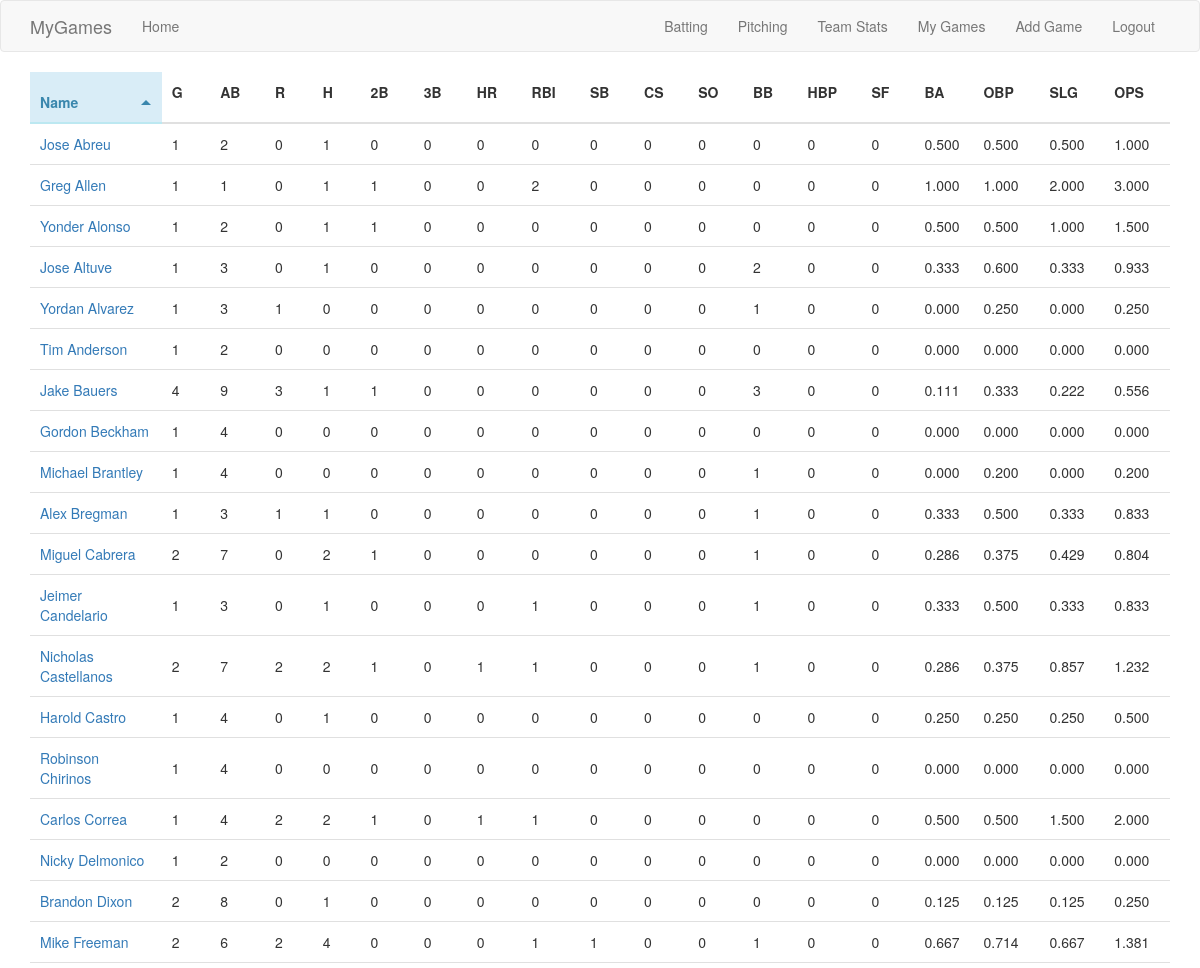
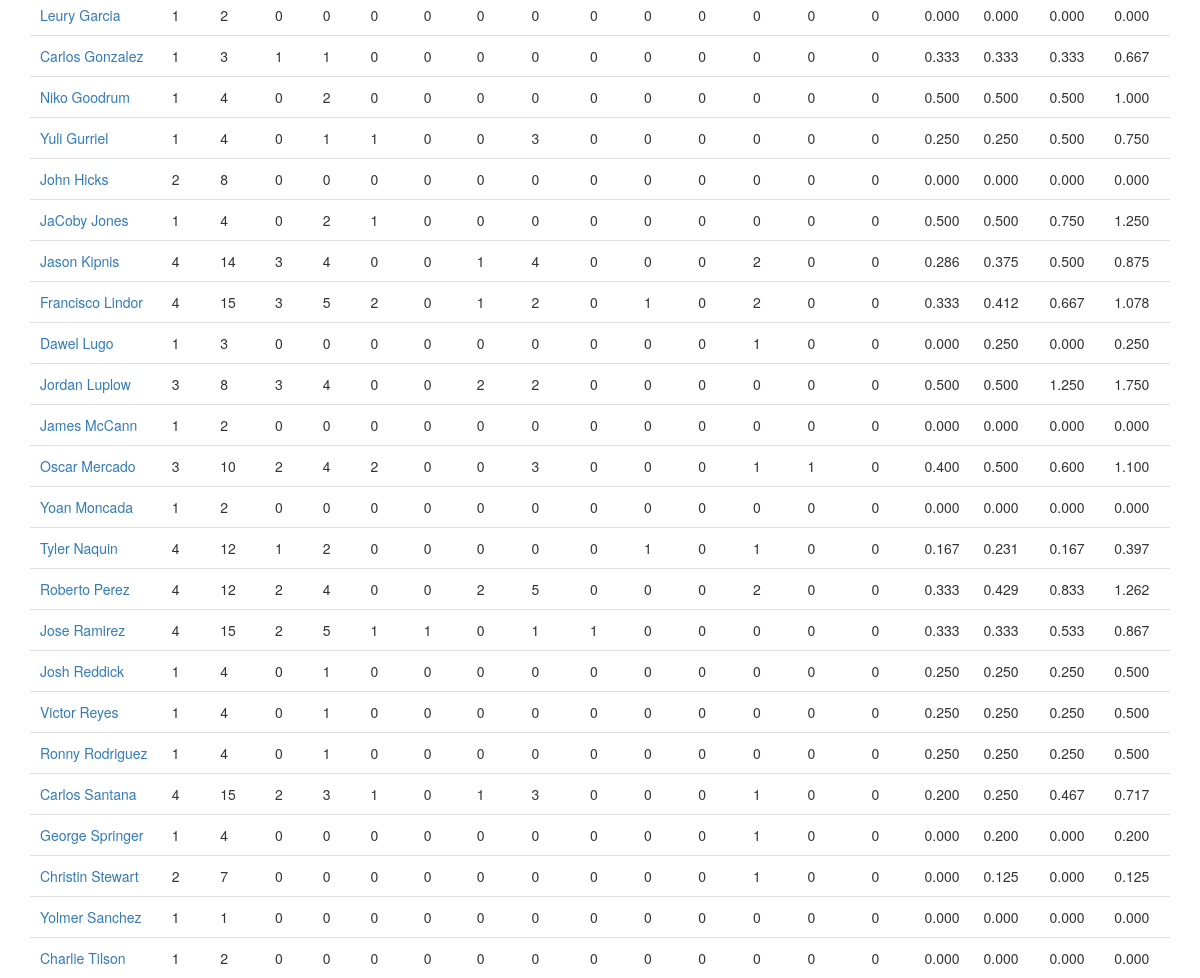
The app's page /batterstats (signed in), older data (2 pictures, top to bottom).
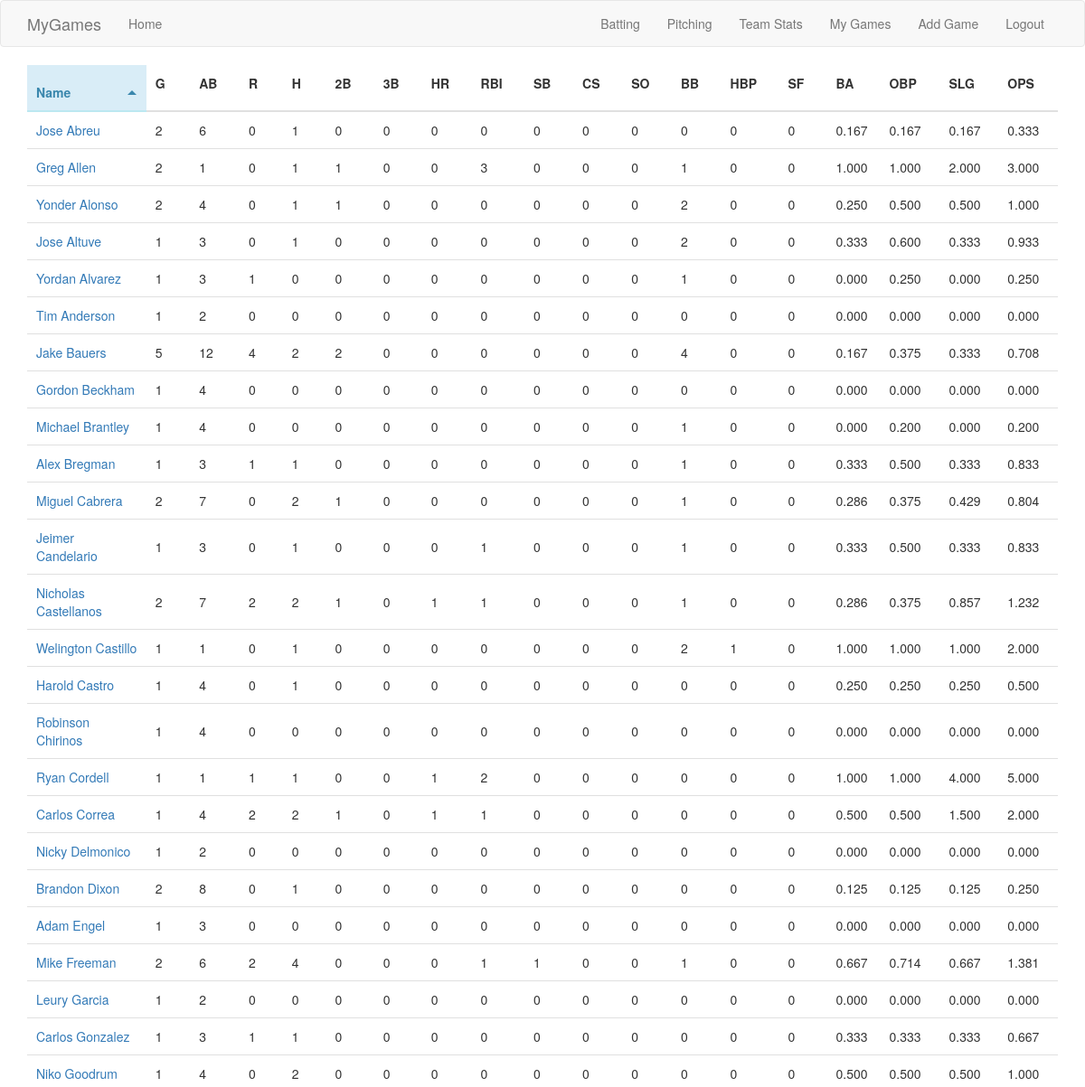
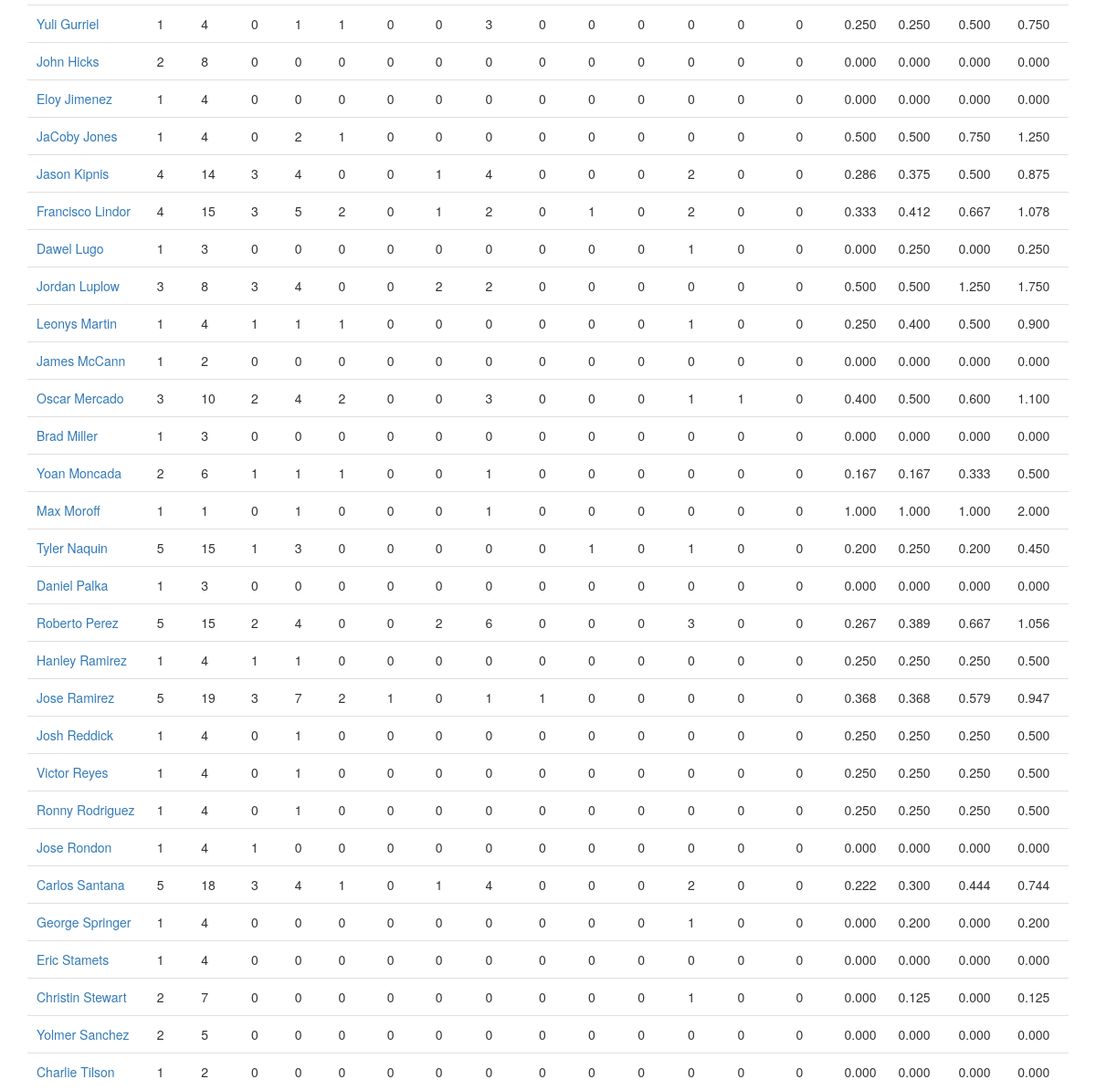
The same page, newer data (2 pictures, top to bottom).
### app/models.py (models this page shows)
class BatGame(db.Model):
	id = db.Column(db.Integer, primary_key=True)
	game_pk = db.Column(db.Integer, db.ForeignKey('game_data.game_pk'), index=True)
	batter_id = db.Column(db.Integer, db.ForeignKey('player_data.id'), index=True)
	ab = db.Column(db.Integer)
	r = db.Column(db.Integer)
	h = db.Column(db.Integer)
	doubles = db.Column(db.Integer)
	triples = db.Column(db.Integer)
	hr = db.Column(db.Integer)
	rbi = db.Column(db.Integer)
	sb = db.Column(db.Integer)
	cs = db.Column(db.Integer)
	k = db.Column(db.Integer)
	bb = db.Column(db.Integer)
	hbp = db.Column(db.Integer)
	sf = db.Column(db.Integer)

class PlayerData(db.Model):
	id = db.Column(db.Integer, primary_key=True)
	name = db.Column(db.String(64), index=True)
	sort_name = db.Column(db.String(64), index=True)

### app/routes.py (the view)
@app.route('/batterstats')
@login_required
def batter_stats():
	games = Game.query.filter_by(user_id=current_user.id)
	pks = [ game.game_pk for game in games ]
	batters = defaultdict(lambda: defaultdict(int))
	for pk in pks:
		bat_games = BatGame.query.filter_by(game_pk=pk)
		for game in bat_games:
			id = game.batter_id
			batters[id]['g'] = batters[id]['g'] + 1
			batters[id]['ab'] = batters[id]['ab'] + game.ab
			batters[id]['r'] = batters[id]['r'] + game.r
			batters[id]['h'] = batters[id]['h'] + game.h
			batters[id]['2b'] = batters[id]['2b'] + game.doubles
			batters[id]['3b'] = batters[id]['3b'] + game.triples
			batters[id]['hr'] = batters[id]['hr'] + game.hr
			batters[id]['rbi'] = batters[id]['rbi'] + game.rbi
			batters[id]['sb'] = batters[id]['sb'] + game.sb
			batters[id]['cs'] = batters[id]['cs'] + game.cs
			batters[id]['k'] = batters[id]['k'] + game.k
			batters[id]['bb'] = batters[id]['bb'] + game.bb
			batters[id]['hbp'] = batters[id]['hbp'] + game.hbp
			batters[id]['sf'] = batters[id]['sf'] + game.sf
	for id in batters.keys():
		if batters[id]['ab'] == 0:
			batters[id]['ba'] = '.---'
			batters[id]['slg'] = '.---'
			slg = None
		else:
			ba = batters[id]['h'] / batters[id]['ab']
			slg = (batters[id]['h'] + batters[id]['2b'] + 2 * batters[id]['3b'] + 3 * batters[id]['hr']) / batters[id]['ab']
			batters[id]['ba'] = '{:.3f}'.format(ba)
			batters[id]['slg'] = '{:.3f}'.format(slg)
		obp_denom = batters[id]['ab'] + batters[id]['bb'] + batters[id]['hbp'] + batters[id]['sf']
		if obp_denom == 0:
			batters[id]['obp'] = '.---'
			obp = None
		else:
			obp = (batters[id]['h'] + batters[id]['bb'] + batters[id]['hbp']) / obp_denom
			batters[id]['obp'] = '{:.3f}'.format(obp)
		if (slg is None) or (obp is None):
			batters[id]['ops'] = '.---'
		else:
			ops = obp + slg
			batters[id]['ops'] = '{:.3f}'.format(ops)
		player_record = PlayerData.query.filter_by(id=id).first()
		if player_record is not None:
			batters[id]['name'] = player_record.name
			batters[id]['sortname'] = player_record.sort_name
		else:
			batters[id]['name'] = "???"
			batters[id]['sortname'] = "???"
	players = sorted(batters.items(), key=lambda x: x[1]['sortname'])
	return render_template('bat_stats.html', players=players)

### app/models.py (called while the page is built)
@login.user_loader
def load_user(id):
	return User.query.get(int(id))

### app/templates/bat_stats.html
{% extends "sort_table.html" %}
{% block app_content %}
<table class="sortable-theme-bootstrap" data-sortable>
	<thead>
		<tr>
			<th data-sorted="true" data-sorted-direction="ascending">Name</th>
			<th>G</th>
			<th>AB</th>
			<th>R</th>
			<th>H</th>
			<th>2B</th>
			<th>3B</th>
			<th>HR</th>
			<th>RBI</th>
			<th>SB</th>
			<th>CS</th>
			<th>SO</th>
			<th>BB</th>
			<th>HBP</th>
			<th>SF</th>
			<th>BA</th>
			<th>OBP</th>
			<th>SLG</th>
			<th>OPS</th>
		</tr>
	</thead>
	<tbody>
		{% for player in players %}
		<tr>
			<td data-value="{{ player[1]['sortname'] }}">
				<a href="{{ url_for('batter_games', player_id=player[0]) }}">
					{{ player[1]['name'] }}
				</a>
			</td>
			<td>{{ player[1]['g'] }}</td>
			<td>{{ player[1]['ab'] }}</td>
			<td>{{ player[1]['r'] }}</td>
			<td>{{ player[1]['h'] }}</td>
			<td>{{ player[1]['2b'] }}</td>
			<td>{{ player[1]['3b'] }}</td>
			<td>{{ player[1]['hr'] }}</td>
			<td>{{ player[1]['rbi'] }}</td>
			<td>{{ player[1]['sb'] }}</td>
			<td>{{ player[1]['cs'] }}</td>
			<td>{{ player[1]['so'] }}</td>
			<td>{{ player[1]['bb'] }}</td>
			<td>{{ player[1]['hbp'] }}</td>
			<td>{{ player[1]['sf'] }}</td>
			<td>{{ player[1]['ba'] }}</td>
			<td>{{ player[1]['obp'] }}</td>
			<td>{{ player[1]['slg'] }}</td>
			<td>{{ player[1]['ops'] }}</td>
		</tr>
		{% endfor %}
	</tbody>
</table>
{% endblock %}

Row changes from the older to the newer data that the page shows:
computed for BatGame "Jose Abreu": ab "1" → "2"; ab "2" → "6"; player "0.500" → "0.167"; player "1.000" → "0.333"
computed for BatGame "Greg Allen": rbi "1" → "2"; rbi "2" → "3"; player "0" → "1"
computed for BatGame "Yonder Alonso": ab "1" → "2"; ab "2" → "4"; ab "0" → "2"; player "0.500" → "0.250"; player "1.000" → "0.500"; player "1.500" → "1.000"
computed for BatGame "Jake Bauers": player "4" → "5"; player "9" → "12"; player "3" → "4"; ab "1" → "2"; player "0.111" → "0.167"; player "0.333" → "0.375"; player "0.222" → "0.333"; player "0.556" → "0.708"
added BatGame: name "Welington Castillo", player "1", player "0", bb "2", player "1.000", player "2.000"
added BatGame: name "Ryan Cordell", player "1", player "0", rbi "2", player "1.000", player "4.000", player "5.000"
added BatGame: name "Adam Engel", player "1", ab "3", player "0", player "0.000"
added BatGame: name "Eloy Jimenez", player "1", ab "4", player "0", player "0.000"
added BatGame: name "Leonys Martin", player "1", ab "4", player "0", player "0.250", player "0.400", player "0.500", player "0.900"
added BatGame: name "Brad Miller", player "1", ab "3", player "0", player "0.000"
computed for BatGame "Yoan Moncada": player "1" → "2"; player "2" → "6"; player "0" → "1"; player "0.000" → "0.167"; player "0.000" → "0.333"; player "0.000" → "0.500"
added BatGame: name "Max Moroff", player "1", player "0", player "1.000", player "2.000"
computed for BatGame "Tyler Naquin": ab "4" → "5"; player "12" → "15"; h "2" → "3"; player "0.167" → "0.200"; player "0.231" → "0.250"; player "0.397" → "0.450"
added BatGame: name "Daniel Palka", player "1", ab "3", player "0", player "0.000"
computed for BatGame "Roberto Perez": ab "4" → "5"; player "12" → "15"; player "5" → "6"; player "2" → "3"; player "0.333" → "0.267"; player "0.429" → "0.389"; player "0.833" → "0.667"; player "1.262" → "1.056"
added BatGame: name "Hanley Ramirez", player "1", ab "4", player "0", player "0.250", player "0.500"
computed for BatGame "Jose Ramirez": ab "4" → "5"; id "15" → "19"; h "2" → "3"; player "5" → "7"; r "1" → "2"; player "0.333" → "0.368"; player "0.533" → "0.579"; player "0.867" → "0.947"
added BatGame: name "Jose Rondon", r "1", ab "4", player "0", player "0.000"
computed for BatGame "Carlos Santana": ab "4" → "5"; player "15" → "18"; player "2" → "3"; ab "3" → "4"; player "1" → "2"; player "0.200" → "0.222"; player "0.250" → "0.300"; player "0.467" → "0.444"; player "0.717" → "0.744"
added BatGame: name "Eric Stamets", player "1", ab "4", player "0", player "0.000"
computed for BatGame "Yolmer Sanchez": player "1" → "2"; player "1" → "5"
